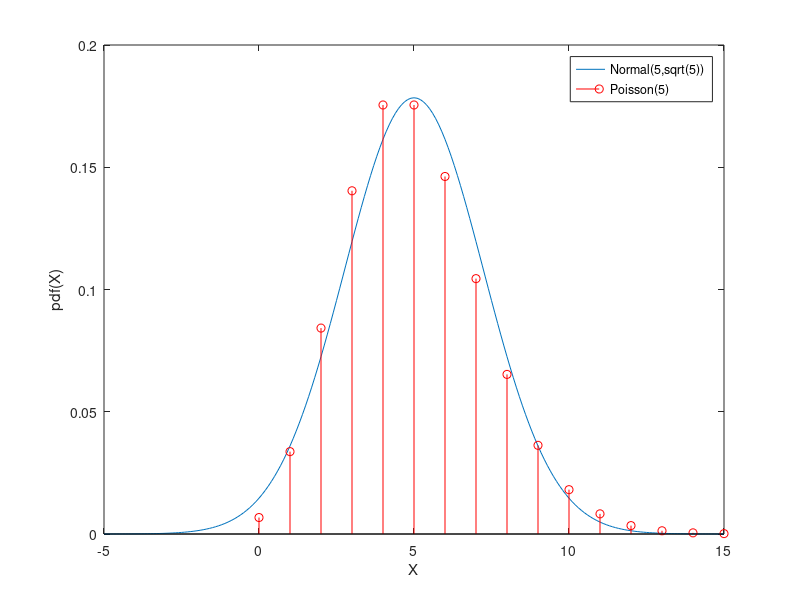
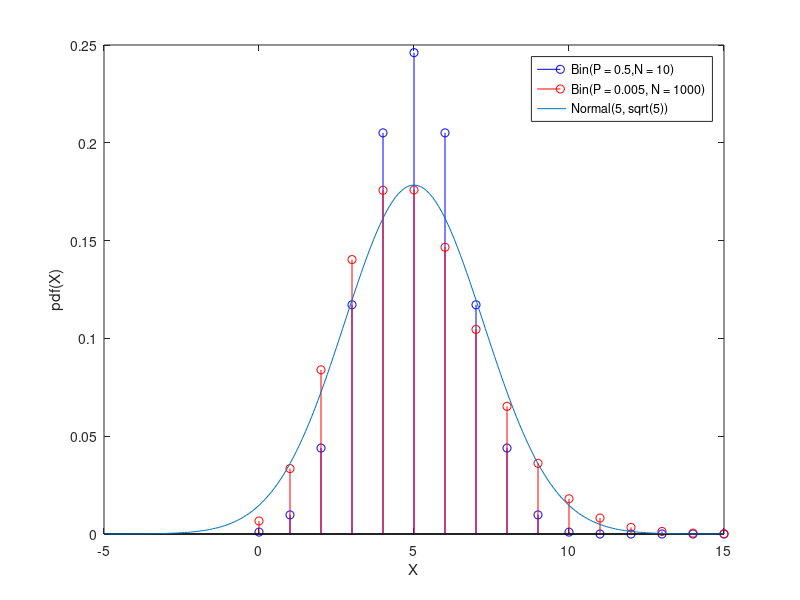
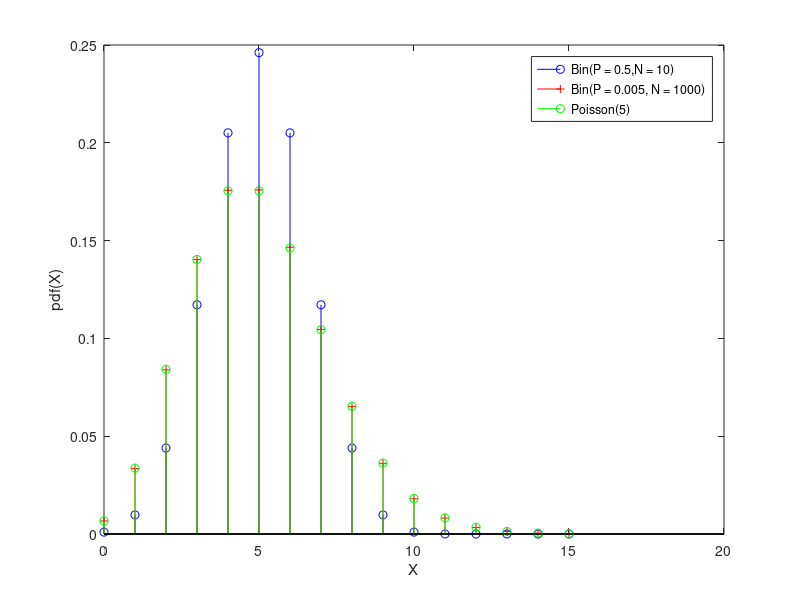

Source code (MATLAB) for these figures, in order: (Note: this script raises an error after producing the figures.)
% Statistical Methods in Physics Spring 2014
% University of Helsinki
%
% Exercise 2
% Mikael Mieskolainen

close all;
clear;

fprintf('\n');

%% Task 1

% We have exponential time distribution with \lambda = 30 minutes
% (Using Poisson makes this asumption always!)
%
% The expected value of exponential distribution is 1/lambda
% 1/lambda = 1 / 2 hours = 3 sixth of an hour (10 min / 60 min = 1 of six)
% => lambda = 1/3 (the expectation value of Poisson distribution)


%% a.)

%% i.)

lambda = 1/3;
P = poisscdf(0,lambda); % analytically also trivial: exp(-lambda)
fprintf('1.) a.) i.) Probability to get away with it: %0.3f \n', P);


%% ii.)

% CDF = exp(-lambda*sum_i=0^floor(k) lambda^i / i!

% (probability of getting caught = 1 - not getting caught)
% P = 1 - 0.1 = 0.9
% =>
lambda_b = -log(0.9);

% Now scale the original ten minutes interval
t = (lambda_b / lambda) * 10;

fprintf('1.) a.) ii.) The nap could be maximally: %0.3f minutes \n \n', t);


%% b.)

%% i.)

% Poisson and Gaussian distributions

figure;

lambda = 5;      % E_poisson[X] = Var_poisson[X] = 5
mu = 5;          % Gaussian mean
sigma = sqrt(5); % Gaussian std

X = -5:0.1:15;
Y = normpdf(X,mu,sigma);
plot(X,Y); hold on;

X = 0:1:15;
Y = poisspdf(X,lambda);
stem(X,Y,'r');

xlabel('X'); ylabel('pdf(X)');
legend('Normal(5,sqrt(5))', 'Poisson(5)')


%% ii.)

% Binomial distributions
figure;

P = [0.5 0.005]; % Probability
N = [10 1000];   % Number of trials
colors = {'b','r'};

X = 0:1:15;
for i = 1:2
    Y = binopdf(X, N(i), P(i));
    stem(X,Y,colors{i}); hold on;
end

X = -5:0.1:15;
Y = normpdf(X,mu,sigma);
plot(X,Y);

legend('Bin(P = 0.5,N = 10)', ...
       'Bin(P = 0.005, N = 1000)', 'Normal(5, sqrt(5))');
xlabel('X'); ylabel('pdf(X)');


% The discrepancies are that both binomials have the same mean, but the
% second one has smaller variance. 

% 
% The second one with P = 0.005 and N = 1000 is well approximated by the
% Gaussian. 


%% iii.)

% Binomials with Poisson
figure;

colors = {'b','r+'};

X = 0:1:15;
for i = 1:2
    Y = binopdf(X, N(i), P(i));
    stem(X,Y,colors{i}); hold on;
end

stem(X, poisspdf(X,5), 'g');

legend('Bin(P = 0.5,N = 10)', 'Bin(P = 0.005, N = 1000)', 'Poisson(5)');
xlabel('X'); ylabel('pdf(X)');


%% Task 2

%% a.)

figure;

n = 10000;
r = MLCG(n);

nbins = 10;
[nout,xout] = hist(r, nbins);
bar(xout,nout,1);
xlabel('X'); ylabel('pdf(X)'); title('MLCG output');


%% i.)
% Quite uniform, not exactly due to relatively small value of n
% Lets devise some method to test uniformity. Lets calculate relative
% RMS error between expected distribution and obtained
exp = ones(nbins,1) * n / nbins;
obt = nout;
RRMS_e = sqrt(mean( ((exp(:) - obt(:)) ./ exp(:)).^2 ));
fprintf('2.) a.) i.) Relative RMS error: %0.4f \n', RRMS_e);


%% ii.)
% Mean should be: (1 - 0) / 2 = 0.5
% Variance should be: (1 - 0) / 12 = 0.0833
fprintf('2.) a.) ii.) Obtained mean (expected 0.5): %0.4f \n', mean(r));
fprintf('2.) a.) ii.) Obtained variance (expected 0.0833): %0.4f \n', var(r));


%% iii.) 


% Lets inspect the autocorrelation function, which
% should be Dirac peak if the generator does not produce
% linear correlation in the sequence

% The correlation coefficient between two preceeding values is
fprintf('2.) a.) iii.) Correlation coefficient: %0.4f \n', ...
        corr(r(2:end),r(1:end-1)));
% Which can be read from the autocorrelation sequence from also

figure;

max_delay = 50;

% NOTE, we need to substract mean here for [0,1] distributions,
% because xcorr function implementation in Matlab does not substract mean!

[c_r, lags] = xcorr(r - mean(r),max_delay,'coeff');
subplot(1,2,1);
stem(lags, c_r); axis square;
title('MLCG'); xlabel('delay'); ylabel('autocorrelation');

rr = rand(n,1);
[c_r, lags] = xcorr(rr - mean(rr),max_delay,'coeff');
subplot(1,2,2);
stem(lags, c_r); axis square;
title('rand'); xlabel('delay');

% A reasonable autocorrelation behavior for the all generators


%% b.)

figure;

RM = rand(100000,12);
Rsum = sum(RM,2);

nbins = 200;
magic = 8; % Magic normalization factor to normalize histogram
           % with respect to continuous pdf (Gaussian here)
[nout,xout] = hist(Rsum, nbins);
bar(xout, nout / sum(nout) * nbins / magic, 1);
xlabel('X'); ylabel('pdf(X)'); hold on;

title('Distribution of a sum of 12 uniformly distributed random variable');

% From CLT, the mean should be \sum_{i=1}^12 0.5 = 6
%           and variance \sum_{i=1}^12 1/12 = 1,
% lets plot a Gaussian with the same values
mu = 6; sigma = 1;
x = 0:0.1:12;
plot(x, normpdf(x,mu,sigma),'r', 'LineWidth', 1.5);


%% Task 3


%% i.)

% Description of the problem:

% Angle \theta ~ U([-\pi,pi]) (uniform)

% Lets define: \tan \theta = a/b = (X - x0) / y0
% <=> \theta = arctan((X - x0) / y0)

% We can obtain the PDF function as the derivative d\theta/dX
% f(X) = N d\theta / dX = N (d atan((X - x0)/y0)) /dX
%      = N 1 / (y0(1 + ((X - x0)/y0)^2 ))
%
% where N \in R is yet unknown normalization factor

% Now lets fix the normalization by
% \int_-\infty^\infty f(X) dX = N \pi = 1 <=> N = 1/\pi

% The cumulative distribution function is obtained by definition
% by integrating the PDF up to X

% F(X) = \int_-\infty^X f(z) dz
%      = 1/\pi \int_-\infty^X 1/(y0(1 + ((u-x0)/y0)^2) dz
%      = 1/\pi [atan((2z - 2x0) / (2y0))]_-\infty^X
%      = 1/2 + 1/\pi atan((X - x0)/y0)

% The inverse transform method works as follows. We generate random
% numbers uniformly between [0,1], and use a (inverse)
% transform function E(r), which transform these numbers to
% follow our distribution f(X).

% Lets denote uniform pdf with g(r) and its 
% cumulative distribution with G(r) = r, with r \in [0,1]

% Now we can solve the (inverse) transform function E(r) by

% F(E(r)) = G(r) = \int_-\infty^r g(z) dz = r <=>
% 1/2 + 1/\pi atan((E(r) - x0)/y0) = r <=>
% E(r) = y0(tan((r - 1/2)pi) + x0)

% Now we have all necessary to proceed.


%% ii.)

% Plot 10000 X values using the method with (x0,y0) = (0,1)

x0 = 0;
y0 = 1;

n = 10000;
r = rand(n,1);
X = y0*(tan((r - 0.5)*pi) + x0);

figure;
Xs = sort(X);
cut = 0.03; % We need to cut out outliers because this distribution is
% well-known to behave badly with the number of samples n-> infty !!
hist(Xs(cut*n:end-cut*n), 60); axis tight;
xlabel('X'); ylabel('pdf(X)'); title('Cauchy distribution');



%% iii.)

% The distribution has theoretically no expectation value
% and its variance is infinite, but it has two parameters
% x0 or (or t)  (peak position ~ mode / median)
% gamma (or s)  (full width at half maximum, FWHM)

% Okay, however we expect the central value to be 0 (the value of x0)
% and the FWHM to be 2 (twice the value of y0), i.e. gamma = 2 x y0


%% iv.)

% Fit using closed form maximum likelihood estimates for mean 
% and variance for the central part (by cutting out rest of the values)
% i.e. we use simple "robust estimation" methods here.

cut = 0.25; % Percentile to cut out of both tales,
%             to obtain FWHM boundaries
%             (http://en.wikipedia.org/wiki/Cauchy_distribution

% Truncated estimater for the central parameter, could also be obtained
% just by taking median, which is even more robust,
% i.e. the so-called fracture point is at 50%
x0_est = mean(Xs(cut*n:end-cut*n)); % Xs is sorted

% Quartile estimator for the width parameter
y0_est = Xs(end-cut*n) - Xs(cut*n);
fprintf('\n3.) iv.) x0: %0.3f (expect. 0), 2 x y0: %0.3f (expect. 2) \n', ...
        x0_est, y0_est);

% So, they agree quite ok!

% But because the exercise asked the Gaussian fit, which is simply done
% by mean and variance calculations for the truncated part. These are
% closed form maximum likelihoods estimators "fitters" for the
% Gaussian distribution, so here they are:

% Mean was calculated above (x0_est), the standard deviation is
sigma = std(Xs(cut*n:end-cut*n));

fprintf('3.) iv.) mu: %0.3f, sigma: %0.3f \n', x0_est, sigma);




